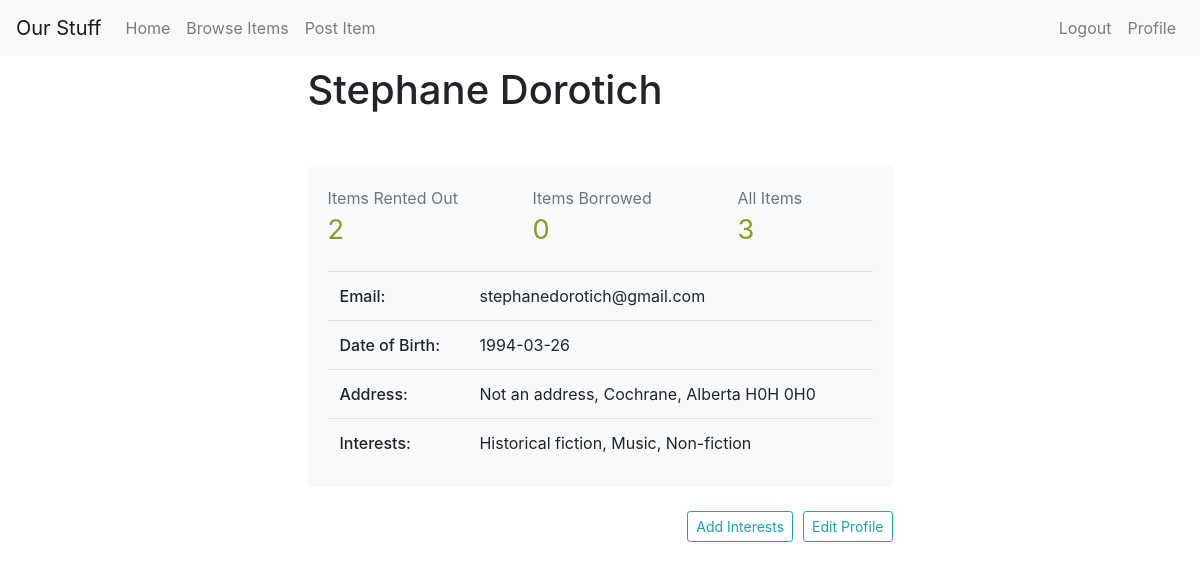
Before: /profile (signed in) with the older database file.
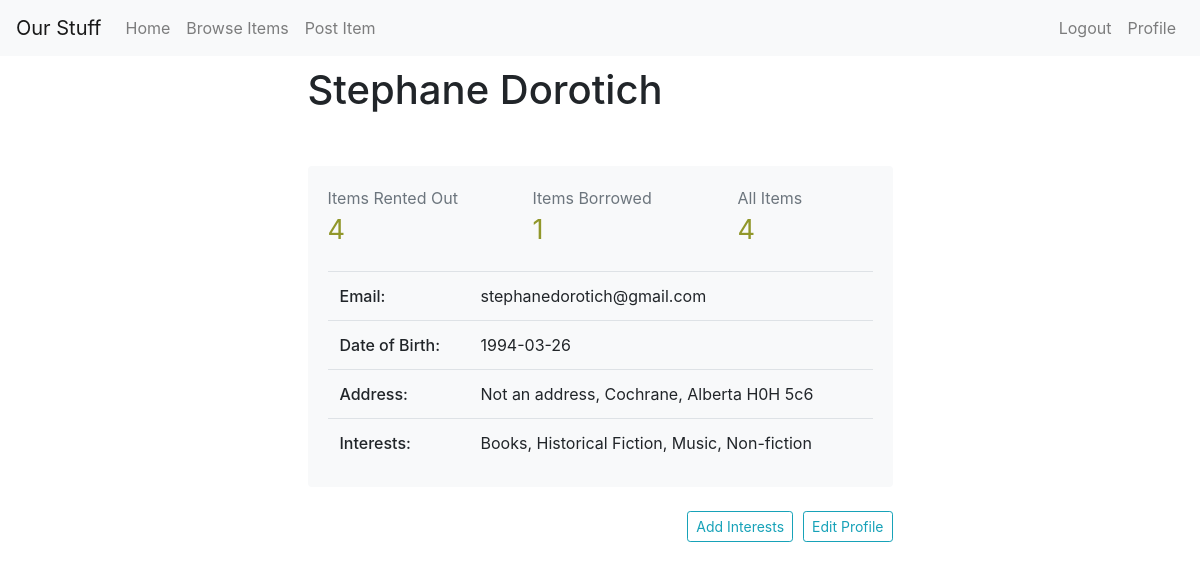
After: the same page with the newer database file.
### tables this page shows
CREATE TABLE USER
(
    Email			TEXT		PRIMARY KEY,
    Password		TEXT		NOT NULL,
    First_name		TEXT		NOT NULL,
    Last_name		TEXT		NOT NULL,
    DoB				TEXT,
    Street_address	TEXT,
    City			TEXT		NOT NULL,
    Province		TEXT,
    Postal_code		TEXT
);

### OurStuff.py (the view)
@app.route('/profile', methods=['GET', 'POST'])
@login_required
def profile():
    db = get_db()
    cur = db.cursor()
    owner_rentals = cur.execute('SELECT COUNT (*) FROM RENTAL WHERE Owner_email=?', (g.user['Email'],))
    num_owner_rentals = cur.fetchone()[0]
    renter_rentals = cur.execute('SELECT COUNT (*) FROM RENTAL WHERE Renter_email=?', (g.user['Email'],))
    num_renter_rentals = cur.fetchone()[0]
    all_items = cur.execute('SELECT COUNT (*) FROM ITEM WHERE Owner_email=?', (g.user['Email'],))
    num_items = cur.fetchone()[0]
    categories = cur.execute(
        'SELECT Name FROM CATEGORY EXCEPT SELECT Category_name FROM INTERESTED_IN WHERE User_email=? ORDER BY Category_name ASC', (g.user['Email'],)
        ).fetchall()
    interests = cur.execute('SELECT * FROM INTERESTED_IN WHERE User_email=?', (g.user['Email'],)).fetchall()
    all_interests = ""
    if request.method=='GET':
        if interests:
            for i in interests:
                all_interests += i[1] + ", " # stores only the names of the user's interests
            return render_template('profile.html', o_rentals = num_owner_rentals, r_rentals = num_renter_rentals, items = num_items, interests = all_interests[:-2], categories = categories)
        else:
            return render_template('profile.html', o_rentals = num_owner_rentals, items = num_items, r_rentals = num_renter_rentals, itmes = num_items, categories = categories)
    elif request.method == 'POST': # if user pressed add interest button, inserts a new row into INTERESTED_IN
        cur.execute('INSERT INTO INTERESTED_IN (User_email, Category_name) VALUES (?,?)',(g.user['Email'],request.form['interest'],))
        db.commit()
        cur.close()
        return redirect(url_for('profile'))

### admin.py (called while the page is built)
@bp.before_app_request
def load_logged_in_admin():
    admin = session.get('admin')
    if admin is None:
        g.admin = None
    else:
        g.admin = get_db().execute(
            'SELECT * FROM ADMIN WHERE Admin_ID = ?', (admin,)
        ).fetchone()

### auth.py (called while the page is built)
@bp.before_app_request
def load_logged_in_user():
    user_id = session.get('user_id')
    if user_id is None:
        g.user = None
    else:
        g.user = get_db().execute(
            'SELECT * FROM user WHERE email = ?', (user_id,)
        ).fetchone()

def login_required(view):
    @functools.wraps(view)
    def wrapped_view(**kwargs):
        if g.user is None:
            flash("Please login or sign up to continue", "primary")
            return redirect(url_for('auth.login'))
        return view(**kwargs)
    return wrapped_view

### db.py (called while the page is built)
def get_db():
    if 'db' not in g:
        g.db = sqlite3.connect(db_name)
        g.db.row_factory = sqlite3.Row
    return g.db

### templates/profile.html (shortened to what this page needs)
{% extends "base.html" %}
{% block content %}
          <div class="row">
              <div class="col-3">
              </div>
              <div class="col-6">
                <h1>{{g.user['First_name']}} {{g.user['Last_name']}}</h1>
                <br>
                <div class="card user-card">
                  <div class="row">
                    <div class="d-flex col-md">
                      <a href="{{url_for('ownerTransactions')}}" class="card-body text-user-stats">
                        <div class="text-muted">Items Rented Out</div>
                        <div class="text-xlarge">{{o_rentals}}</div>
                      </a>
                    </div>
                    <div class="d-flex col-md">
                      <a href="{{url_for('renterTransactions')}}" class="card-body text-user-stats">
                        <div class="text-muted">Items Borrowed</div>
                        <div class="text-xlarge">{{r_rentals}}</div>
                      </a>
                    </div>
                    <div class="d-flex col-md">
                      <a href="{{url_for('ownerItems')}}" class="card-body text-user-stats">
                        <div class="text-muted">All Items</div>
                        <div class="text-xlarge">{{items}}</div>
                      </a>
                    </div>
                  </div>
                  <div class="card-body user-info-card">
                    <table class="table user-table m-0 ">
                      <tbody>
                        <tr>
                          <td id ="td-thickness">Email:</td>
                          <td>{{g.user['Email']}}</td>
                        </tr>
                        <tr>
                          <td id ="td-thickness">Date of Birth:</td>
                          <td>{{g.user['DoB']}}</td>
                        </tr>
                        <tr>
                          <td id ="td-thickness">Address:</td>
                          <td>{{g.user['Street_address']}}, {{g.user['City']}}, {{g.user['Province']}} {{g.user['Postal_code']}}</td>
                        </tr>
                        {% if interests%}
                          <tr>
                            <td id ="td-thickness">Interests:</td>
                            <td>{{interests}}</td>
                          </tr>
                        {%else%}
                          <tr>
                            <td id ="td-thickness">Interests:</td>
                            <td>None</td>
                          </tr>
                        {% endif %}
                      </tbody>
                    </table>
                  </div>
                </div>
                <br>
                <button type="button" class="btn btn-outline-info btn-sm float-right " onclick="window.location.href='{{ url_for('editProfile') }}'">Edit Profile</button>
                <button type="button" class="btn btn-outline-info btn-sm float-right profile-button" data-toggle="modal" data-target="#interestModal">Add Interests</button>
              </div>
              <div class="col-3">
              </div>
          </div>
{% endblock content%}

Changed rows visible on the page:
changed USER "Stephane": user.Postal_code "H0H 0H0" → "H0H 5c6"
Other visible differences:
{{ o_rentals }}: "2" → "4"
{{ r_rentals }}: "0" → "1"
{{ items }}: "3" → "4"
{{ interests }}: "Historical fiction, Music, Non-fiction" → "Books, Historical Fiction, Music, Non-fiction"
